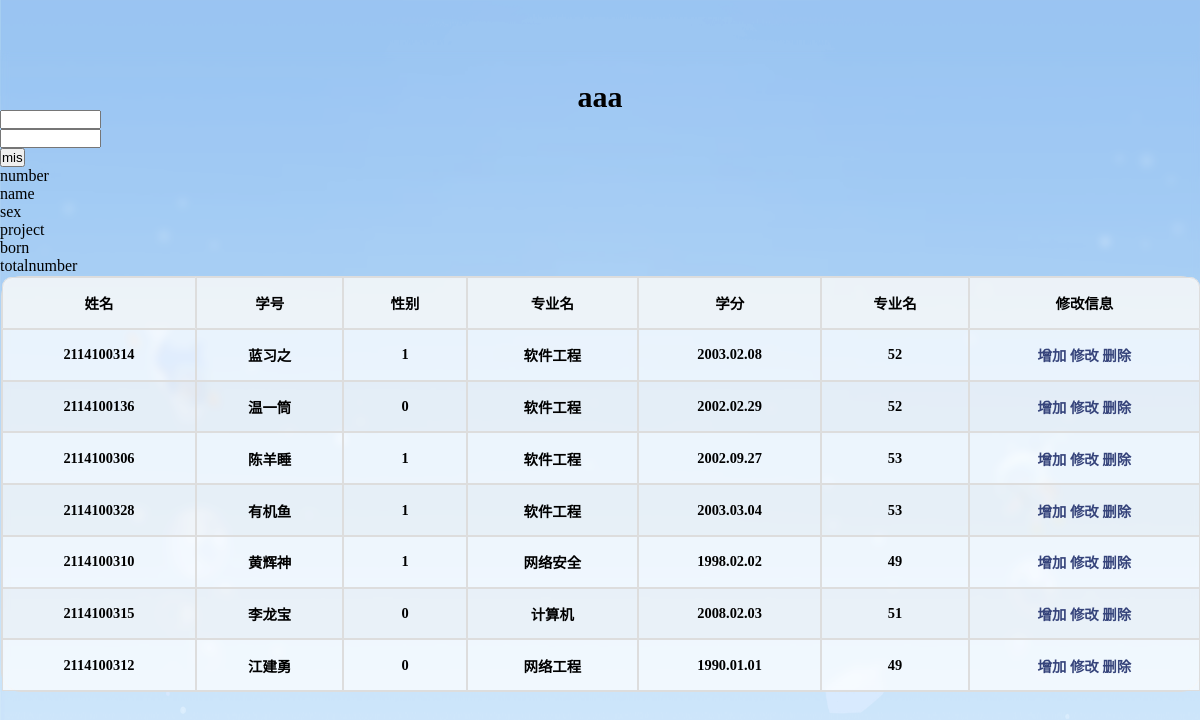
The page /login.php on the database its author committed.
### tables this page shows
CREATE TABLE `stuinfo`
(
    `number`      varchar(255) NULL DEFAULT NULL,
    `name`        varchar(255) NULL DEFAULT NULL,
    `sex`         int(0)                                                  NULL DEFAULT NULL,
    `project`     varchar(255) NULL DEFAULT NULL,
    `born`        varchar(255) NULL DEFAULT NULL,
    `totalnumber` varchar(255) NULL DEFAULT NULL
);

### myproject/FinalProject/Data/database.php (called while the page is built, shortened)
<?php
class SQL
{
    private PDO $db;
    public function __construct()
    {
        $host = 'localhost';
        $username = 'root';
        $password = '0990lk';
        $dbname = 'homework';
        try {
            $dsn = "mysql:host=$host; dbname=$dbname";
            $this->db = new PDO($dsn, $username, $password);
        } catch (PDOException $err) {
            die('link error' . $err->getMessage());
        }
    }
    public function Run($str): void
    {
        try {
            $this->arr = $this->db->query($str)->fetchAll(PDO::FETCH_ASSOC);
            if (!empty($this->arr)) {
                $this->head = array_keys($this->arr[0]);
            }
        } catch (PDOException $e) {
            echo $str, " ", $e->getMessage(), '<br>';
        }
    }
}

### login.php (the view, shortened to what this page needs)
<!DOCTYPE html>
<html lang="en">
<head>
    <link rel="stylesheet" href="style/template.css"/>
    <link rel="stylesheet" href="style/login.css"/>
</head>
<body>
<div class="header">aaa</div>
<form action="login.php" method="post">
    <div><input type="text" name="studentName" size="10/"/></div>
    <div>
        <input type="text" name="studentID" size="10/"/>
    </div>
    <div>
        <input type="submit" value="mis"/>
    </div>
</form>
</body>
</html>
<?php
include "mysql/database.php";
$sql = new SQL();
$str = 'select * from stuinfo';
$sql->Run($str);
foreach ($sql->head as $col)
    echo $col, '<br>';
echo '<table><thead><th>姓名</th><th>学号</th><th>性别</th><th>专业名</th><th>学分</th><th>专业名</th><th>修改信息</th></thead><tbody>';
function printTable($arr, $head): void
{
    foreach ($arr as $row) {
        echo '<tr>';
        foreach ($head as $col) {
            echo '<td>', $row[$col], '</td>';
        }
        echo '<td><a href="teacheradd.php">增加  <a href="tea/teacheradd.php">修改  <a href="tea/teacheradd.php">删除 </td>', '</tr>';
    }
    echo '</tbody></table>';
}
printTable($sql->arr, $sql->head);
?>

### myproject/FinalProject/style/template.css (style rules this page uses)
* { margin: 0; padding: 0; box-sizing: border-box; }
:root { --purple: #ac9bb5; --purple_deep: #36447b; --blue: #648ab9; --grey: #d2dbf4; --blue_green: #79abd7; --blue_green_deep: #4f7293; }
table { border: 1px solid #ddd; font-size: 0.9rem; margin: 1px; border-spacing: 0; text-align: center; width: 100%; border-radius: 20px; overflow: auto; color: black; font-weight: bold; }
tr { border-radius: 10px; border-radius: 10px 0 0 10px; }
td, th { border: 1px solid #ddd; padding: 1em 1.5em; }
thead th { background-color: #eff3f5b6; }
thead :first-child { border-radius: 10px 0 0 0; }
thead :last-child { border-radius: 0 10px 0 0; }
tr:nth-child(even) { background-color: #f7f7f7b7; }
tr:nth-child(odd) { background-color: rgba(255, 255, 255, 0.73); }
a { font-weight: bold; outline: none; text-decoration: none; }
a:link, a:visited { color: var(--purple_deep); }
.header { height: 8%; text-align: center; position: relative; top: 1em; }

### myproject/FinalProject/style/login.css (style rules this page uses)
body { padding: 0; margin: 0; background: url("../img/back.png") fixed no-repeat; background-size: 100% 100%; backdrop-filter: blur(4px); }
.header { width: auto; height: 20px; font-size: 30px; font-weight: bolder; margin-top: 50px; margin-bottom: 40px; text-align: center; }

### rows shown on the page
stuinfo: number "2114100314", name "蓝习之", sex "1", project "软件工程", born "2003.02.08", totalnumber "52"
stuinfo: number "2114100136", name "温一筒", sex "0", project "软件工程", born "2002.02.29", totalnumber "52"
stuinfo: number "2114100306", name "陈羊睡", sex "1", project "软件工程", born "2002.09.27", totalnumber "53"
stuinfo: number "2114100328", name "有机鱼", sex "1", project "软件工程", born "2003.03.04", totalnumber "53"
stuinfo: number "2114100310", name "黄辉神", sex "1", project "网络安全", born "1998.02.02", totalnumber "49"
stuinfo: number "2114100315", name "李龙宝", sex "0", project "计算机", born "2008.02.03", totalnumber "51"
stuinfo: number "2114100312", name "江建勇", sex "0", project "网络工程", born "1990.01.01", totalnumber "49"

### other values the page prints
$col "name"
$col "sex"
$col "project"
$col "born"
$col "totalnumber"
